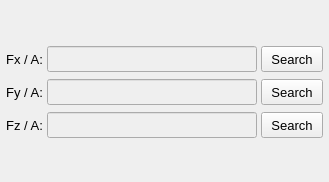
           <widget class="QWidget" name="tab_load_tables">
            <attribute name="title">
             <string>Load tables</string>
            </attribute>
            <layout class="QGridLayout" name="gridLayout_10">
             <property name="leftMargin">
              <number>2</number>
             </property>
             <property name="topMargin">
              <number>2</number>
             </property>
             <property name="rightMargin">
              <number>2</number>
             </property>
             <property name="bottomMargin">
              <number>2</number>
             </property>
             <property name="spacing">
              <number>2</number>
             </property>
             <item row="1" column="0">
              <widget class="QFrame" name="frame_9">
               <property name="frameShape">
                <enum>QFrame::NoFrame</enum>
               </property>
               <property name="frameShadow">
                <enum>QFrame::Raised</enum>
               </property>
               <layout class="QGridLayout" name="gridLayout_3">
                <property name="leftMargin">
                 <number>4</number>
                </property>
                <property name="topMargin">
                 <number>4</number>
                </property>
                <property name="rightMargin">
                 <number>4</number>
                </property>
                <property name="bottomMargin">
                 <number>2</number>
                </property>
                <property name="horizontalSpacing">
                 <number>4</number>
                </property>
                <property name="verticalSpacing">
                 <number>7</number>
                </property>
                <item row="0" column="1">
                 <widget class="QLineEdit" name="lineEdit_path_table_Fx">
                  <property name="enabled">
                   <bool>false</bool>
                  </property>
                  <property name="minimumSize">
                   <size>
                    <width>210</width>
                    <height>26</height>
                   </size>
                  </property>
                  <property name="maximumSize">
                   <size>
                    <width>240</width>
                    <height>26</height>
                   </size>
                  </property>
                  <property name="styleSheet">
                   <string notr="true"/>
                  </property>
                  <property name="alignment">
                   <set>Qt::AlignCenter</set>
                  </property>
                 </widget>
                </item>
                <item row="0" column="0">
                 <widget class="QLabel" name="label_table_Fx">
                  <property name="enabled">
                   <bool>true</bool>
                  </property>
                  <property name="minimumSize">
                   <size>
                    <width>0</width>
                    <height>26</height>
                   </size>
                  </property>
                  <property name="maximumSize">
                   <size>
                    <width>80</width>
                    <height>26</height>
                   </size>
                  </property>
                  <property name="font">
                   <font>
                    <pointsize>10</pointsize>
                   </font>
                  </property>
                  <property name="text">
                   <string>Fx / A:</string>
                  </property>
                  <property name="alignment">
                   <set>Qt::AlignRight|Qt::AlignTrailing|Qt::AlignVCenter</set>
                  </property>
                 </widget>
                </item>
                <item row="0" column="2">
                 <widget class="QPushButton" name="pushButton_load_Fx_table">
                  <property name="enabled">
                   <bool>true</bool>
                  </property>
                  <property name="sizePolicy">
                   <sizepolicy hsizetype="Expanding" vsizetype="Fixed">
                    <horstretch>0</horstretch>
                    <verstretch>0</verstretch>
                   </sizepolicy>
                  </property>
                  <property name="minimumSize">
                   <size>
                    <width>62</width>
                    <height>26</height>
                   </size>
                  </property>
                  <property name="maximumSize">
                   <size>
                    <width>62</width>
                    <height>26</height>
                   </size>
                  </property>
                  <property name="font">
                   <font>
                    <pointsize>10</pointsize>
                   </font>
                  </property>
                  <property name="styleSheet">
                   <string notr="true"/>
                  </property>
                  <property name="text">
                   <string>Search</string>
                  </property>
                 </widget>
                </item>
                <item row="1" column="0">
                 <widget class="QLabel" name="label_table_Fy">
                  <property name="enabled">
                   <bool>true</bool>
                  </property>
                  <property name="minimumSize">
                   <size>
                    <width>0</width>
                    <height>26</height>
                   </size>
                  </property>
                  <property name="maximumSize">
                   <size>
                    <width>80</width>
                    <height>26</height>
                   </size>
                  </property>
                  <property name="font">
                   <font>
                    <pointsize>10</pointsize>
                   </font>
                  </property>
                  <property name="text">
                   <string>Fy / A:</string>
                  </property>
                  <property name="alignment">
                   <set>Qt::AlignRight|Qt::AlignTrailing|Qt::AlignVCenter</set>
                  </property>
                 </widget>
                </item>
                <item row="2" column="0">
                 <widget class="QLabel" name="label_table_Fz">
                  <property name="enabled">
                   <bool>true</bool>
                  </property>
                  <property name="minimumSize">
                   <size>
                    <width>0</width>
                    <height>26</height>
                   </size>
                  </property>
                  <property name="maximumSize">
                   <size>
                    <width>80</width>
                    <height>26</height>
                   </size>
                  </property>
                  <property name="font">
                   <font>
                    <pointsize>10</pointsize>
                   </font>
                  </property>
                  <property name="text">
                   <string>Fz / A:</string>
                  </property>
                  <property name="alignment">
                   <set>Qt::AlignRight|Qt::AlignTrailing|Qt::AlignVCenter</set>
                  </property>
                 </widget>
                </item>
                <item row="1" column="1">
                 <widget class="QLineEdit" name="lineEdit_path_table_Fy">
                  <property name="enabled">
                   <bool>false</bool>
                  </property>
                  <property name="minimumSize">
                   <size>
                    <width>210</width>
                    <height>26</height>
                   </size>
                  </property>
                  <property name="maximumSize">
                   <size>
                    <width>240</width>
                    <height>26</height>
                   </size>
                  </property>
                  <property name="styleSheet">
                   <string notr="true"/>
                  </property>
                  <property name="alignment">
                   <set>Qt::AlignCenter</set>
                  </property>
                 </widget>
                </item>
                <item row="2" column="1">
                 <widget class="QLineEdit" name="lineEdit_path_table_Fz">
                  <property name="enabled">
                   <bool>false</bool>
                  </property>
                  <property name="minimumSize">
                   <size>
                    <width>210</width>
                    <height>26</height>
                   </size>
                  </property>
                  <property name="maximumSize">
                   <size>
                    <width>240</width>
                    <height>26</height>
                   </size>
                  </property>
                  <property name="styleSheet">
                   <string notr="true"/>
                  </property>
                  <property name="alignment">
                   <set>Qt::AlignCenter</set>
                  </property>
                 </widget>
                </item>
                <item row="1" column="2">
                 <widget class="QPushButton" name="pushButton_load_Fy_table">
                  <property name="enabled">
                   <bool>true</bool>
                  </property>
                  <property name="sizePolicy">
                   <sizepolicy hsizetype="Expanding" vsizetype="Fixed">
                    <horstretch>0</horstretch>
                    <verstretch>0</verstretch>
                   </sizepolicy>
                  </property>
                  <property name="minimumSize">
                   <size>
                    <width>62</width>
                    <height>26</height>
                   </size>
                  </property>
                  <property name="maximumSize">
                   <size>
                    <width>62</width>
                    <height>26</height>
                   </size>
                  </property>
                  <property name="font">
                   <font>
                    <pointsize>10</pointsize>
                   </font>
                  </property>
                  <property name="styleSheet">
                   <string notr="true"/>
                  </property>
                  <property name="text">
                   <string>Search</string>
                  </property>
                 </widget>
                </item>
                <item row="2" column="2">
                 <widget class="QPushButton" name="pushButton_load_Fz_table">
                  <property name="enabled">
                   <bool>true</bool>
                  </property>
                  <property name="sizePolicy">
                   <sizepolicy hsizetype="Expanding" vsizetype="Fixed">
                    <horstretch>0</horstretch>
                    <verstretch>0</verstretch>
                   </sizepolicy>
                  </property>
                  <property name="minimumSize">
                   <size>
                    <width>62</width>
                    <height>26</height>
                   </size>
                  </property>
                  <property name="maximumSize">
                   <size>
                    <width>62</width>
                    <height>26</height>
                   </size>
                  </property>
                  <property name="font">
                   <font>
                    <pointsize>10</pointsize>
                   </font>
                  </property>
                  <property name="styleSheet">
                   <string notr="true"/>
                  </property>
                  <property name="text">
                   <string>Search</string>
                  </property>
                 </widget>
                </item>
               </layout>
              </widget>
             </item>
             <item row="0" column="0">
              <spacer name="verticalSpacer_4">
               <property name="orientation">
                <enum>Qt::Vertical</enum>
               </property>
               <property name="sizeHint" stdset="0">
                <size>
                 <width>20</width>
                 <height>40</height>
                </size>
               </property>
              </spacer>
             </item>
             <item row="3" column="0">
              <spacer name="verticalSpacer_8">
               <property name="orientation">
                <enum>Qt::Vertical</enum>
               </property>
               <property name="sizeHint" stdset="0">
                <size>
                 <width>20</width>
                 <height>40</height>
                </size>
               </property>
              </spacer>
             </item>
            </layout>
           </widget>
